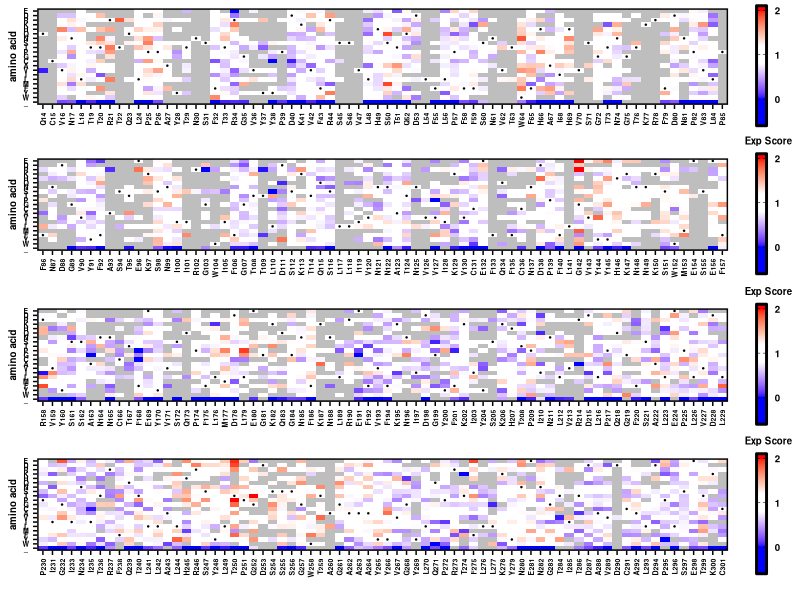

Source code (R):
#R code
library(ggplot2)
library(scales)
library(RColorBrewer)
library(readr)
library(tidyr)
library(reshape)
library(stringr)
library(dplyr)
library(gridExtra)
library(stringr)
require(cowplot)

plot_score_heatmap <- function(fitness_table, WTresibox, start_resi, end_resi, legend_title){
  textsize <- 5
  fitness_table <- fitness_table %>%
                     filter(Pos >= start_resi & Pos <= end_resi)
  WTresibox     <- WTresibox %>%
                     filter(Pos >= start_resi & Pos <= end_resi) %>%
                     mutate(x=x-min(x)+1)
  p <-  ggplot() +
          geom_tile(data=fitness_table,aes(x=resi,y=aa,fill=parameter)) +
          scale_fill_gradientn(colours=c("blue","blue","white","white","white","red","red"),
                limits=c(-0.6,2.1),
                values=rescale(c(-0.6,0,0.8,1,1.2,2,2.1)),
                breaks=c(0,1,2),
                labels=c('0','1','2'),
                guide="colorbar",
                na.value="grey") +
          theme_cowplot(12) +
          theme(plot.background = element_rect(fill = "white"),
                axis.text=element_text(size=textsize,face="bold",colour = 'black'),
                axis.text.x=element_text(angle=90,hjust=1,vjust=0.5,colour = 'black'),
                axis.text.y=element_text(hjust=0.5,vjust=0.5,colour = 'black'),
                axis.title=element_text(size=7,face="bold"),
                axis.line = element_line(colour = 'black', size = 0),
                panel.border = element_rect(colour = "black", fill=NA, size=1)) +
          guides(fill = guide_colorbar(title.theme=element_text(size=7,face="bold",colour='black',hjust=0.5),
                                       label.theme=element_text(size=7,face="bold",colour='black'),
                                       frame.colour="black",
                                       frame.linewidth = 1,
                                       ticks = TRUE,
                                       ticks.colour = "black",
                                       barwidth = 0.5, barheight = 6, title=legend_title)) +
          geom_point(data=WTresibox, aes(x=x, y=y), color='black', size=0.2) +
          xlab("") +
          ylab("amino acid")
  }

aa_level <- rev(c('E','D','R','K','H','Q','N','S','T','P','G','C','A','V','I','L','M','F','Y','W','_'))

start_pos <- 14
end_pos   <- 301

df <- read_tsv('result/NTD_DMS_scores.tsv') %>%
  filter(!grepl('silent',mut_class)) %>%
  filter(!grepl('WT',mut_class)) %>%
  mutate(resi=str_sub(mut,1,-2))
residues <- unique(df$resi)

df <- df %>%
  filter(!grepl('silent',mut_class)) %>%
  filter(!grepl('WT',mut_class)) %>%
  filter(Input_freq >= 0.000075) %>%
  mutate(resi=str_sub(mut,1,-2)) %>%
  mutate(aa=str_sub(mut,-1,-1)) %>%
  filter(aa %in% aa_level) %>%
  mutate(aa=factor(aa,levels=aa_level)) %>%
  mutate(resi=factor(resi,levels=unique(residues))) %>%
  complete(resi, aa) %>%
  mutate(Pos=str_sub(resi,2,-1)) %>%
  mutate(Pos=as.numeric(as.character(Pos))) %>%
  arrange(Pos) %>%
  mutate(parameter=Exp_score) %>% #adjust to select the parameter of interest
  mutate(parameter=case_when(str_sub(resi,1,1)==aa ~ 1, TRUE ~ parameter)) %>% #Set WT parameter (usually 0 or 1)
  mutate(Mutation=paste(resi,aa,sep='')) %>%
  select(Mutation, Input_freq, resi, Pos, aa, parameter) #Variable name for input freq may need to chance

WTresibox  <- df %>%
  select(resi,Pos) %>%
  unique() %>%
  mutate(WT_resi=str_sub(resi,1,1)) %>%
  mutate(x=seq(1,end_pos-start_pos+1)) %>%
  mutate(y=match(WT_resi,aa_level)) %>%
  select(resi,WT_resi,Pos,x, y)

print (range(df$parameter,na.rm=T))

legend_title <- "Exp Score"
p1 <- plot_score_heatmap(df, WTresibox, 14, 85, legend_title)
p2 <- plot_score_heatmap(df, WTresibox, 86, 157, legend_title)
p3 <- plot_score_heatmap(df, WTresibox, 158, 229, legend_title)
p4 <- plot_score_heatmap(df, WTresibox, 230, 301, legend_title)
p <- grid.arrange(p1, p2, p3, p4, nrow=4)
ggsave('graph/NTD_exp_heatmap.png',p,width=5.5, height=7, dpi=300)
